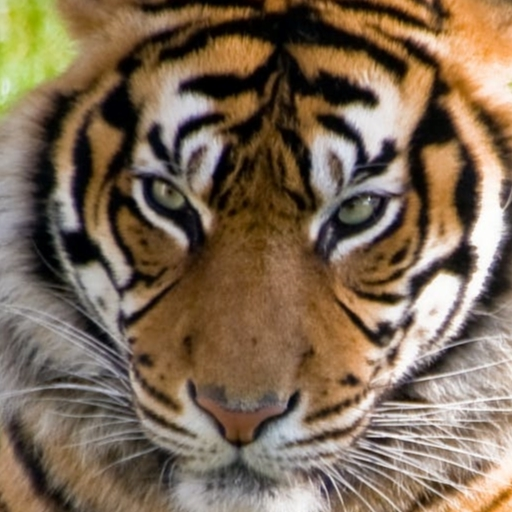
#> input picture harr_dwt/host_tiger.jpeg, 512 x 512 px
$ python main.py
#> lines starting #> are read from the running program, lines starting #| are printed output that depends on the picture
import cv2
import numpy as np
import matplotlib.pyplot as plt
from pywt import dwt2, idwt2


# calling cover image
A = cv2.imread('host_tiger.jpeg') # same dim
#> A is the input picture: shape (512, 512, 3); mean B, G, R 84.6, 105.7, 125.2
host = cv2.cvtColor(A, cv2.COLOR_BGR2GRAY)
LL, (LH, HL, HH) = dwt2(host, 'haar')
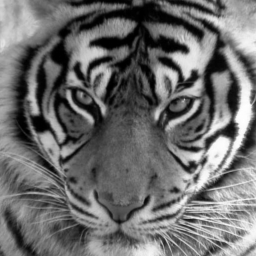
#> LL: shape (256, 256) float64; min 0, max 508, mean 218.3; drawn with min black and max white
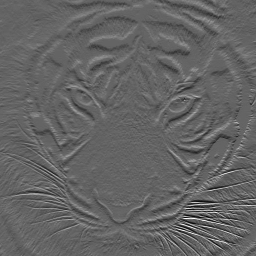
#> LH: shape (256, 256) float64; min -63.5, max 97.5, mean -0.1; drawn with min black and max white

# calling watermark image
B = cv2.imread('barbara512.jpg') # same dim
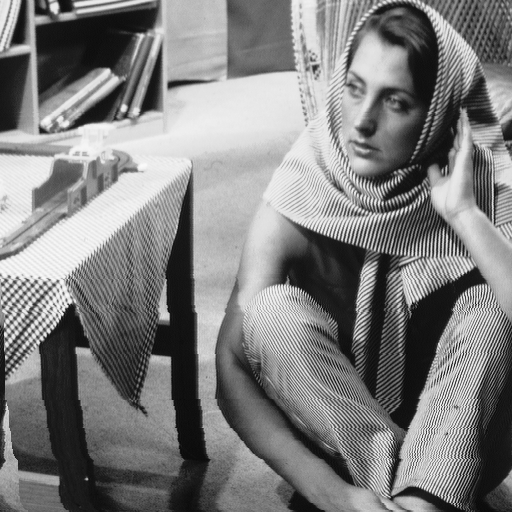
#> input picture harr_dwt/barbara512.jpg, 512 x 512 px
#> B is the input picture: shape (512, 512, 3); min 7, max 250, mean 126.6
watermark = cv2.cvtColor(B, cv2.COLOR_BGR2GRAY)
LL_w, (LH_w, HL_w, HH_w) = dwt2(watermark, 'haar')
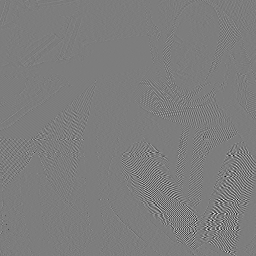
#> HH_w: shape (256, 256) float64; min -153.5, max 158.5, mean 0; drawn with min black and max white

# adding watermark
manipulated = LL_w * 0.9
new_host_LL = LL + manipulated
result_LL = idwt2((new_host_LL,( LH, HL, HH)), 'haar')
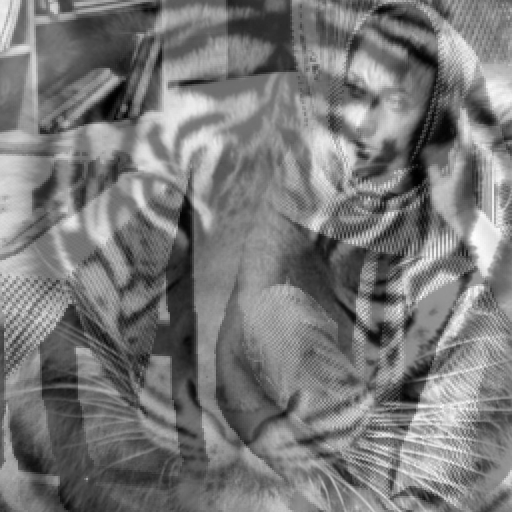
#> result_LL: shape (512, 512) float64; min 18.3, max 448, mean 223.1; drawn with min black and max white
cv2.imwrite('watermarked.jpeg', result_LL)
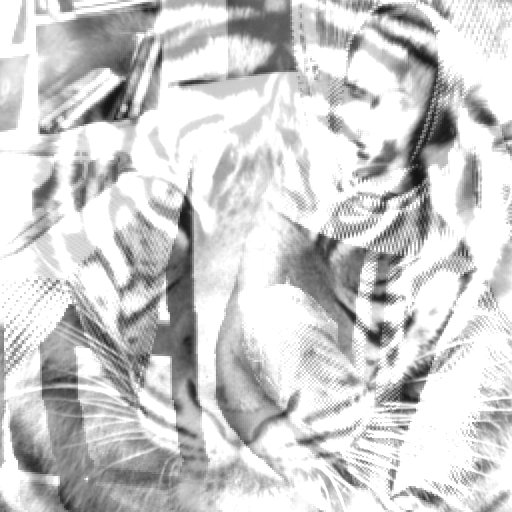
#> saved as watermarked.jpeg: shape (512, 512); min 18, max 255, mean 205.2


# extracting
wm_LL,( m_LH, wm_HL, m_HH) = dwt2(result_LL, 'haar')
new_LL = (wm_LL - LL) / 0.1
new_image = idwt2((new_LL, (LH_w, HL_w, HH_w)), 'haar')
cv2.imwrite('extracted.jpeg', new_image)
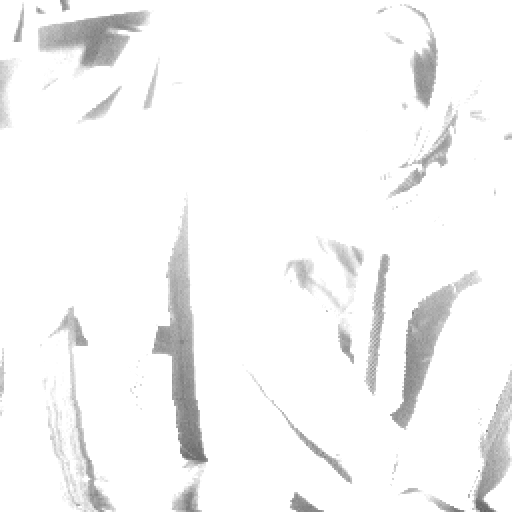
#> saved as extracted.jpeg: shape (512, 512); min 98, max 255, mean 246.6
